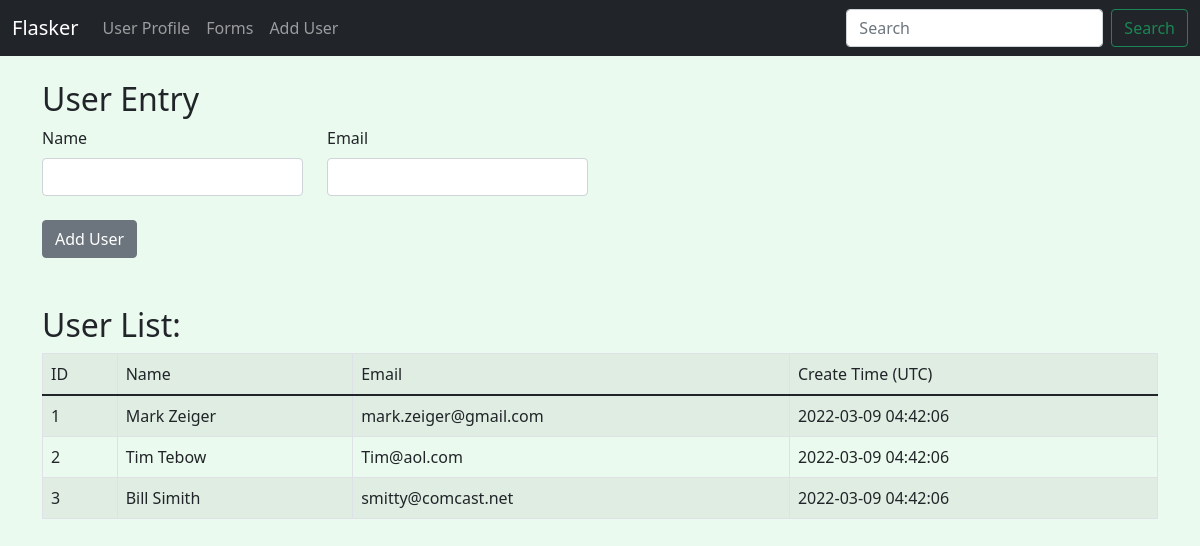
The page /user/add on the database as committed earlier.
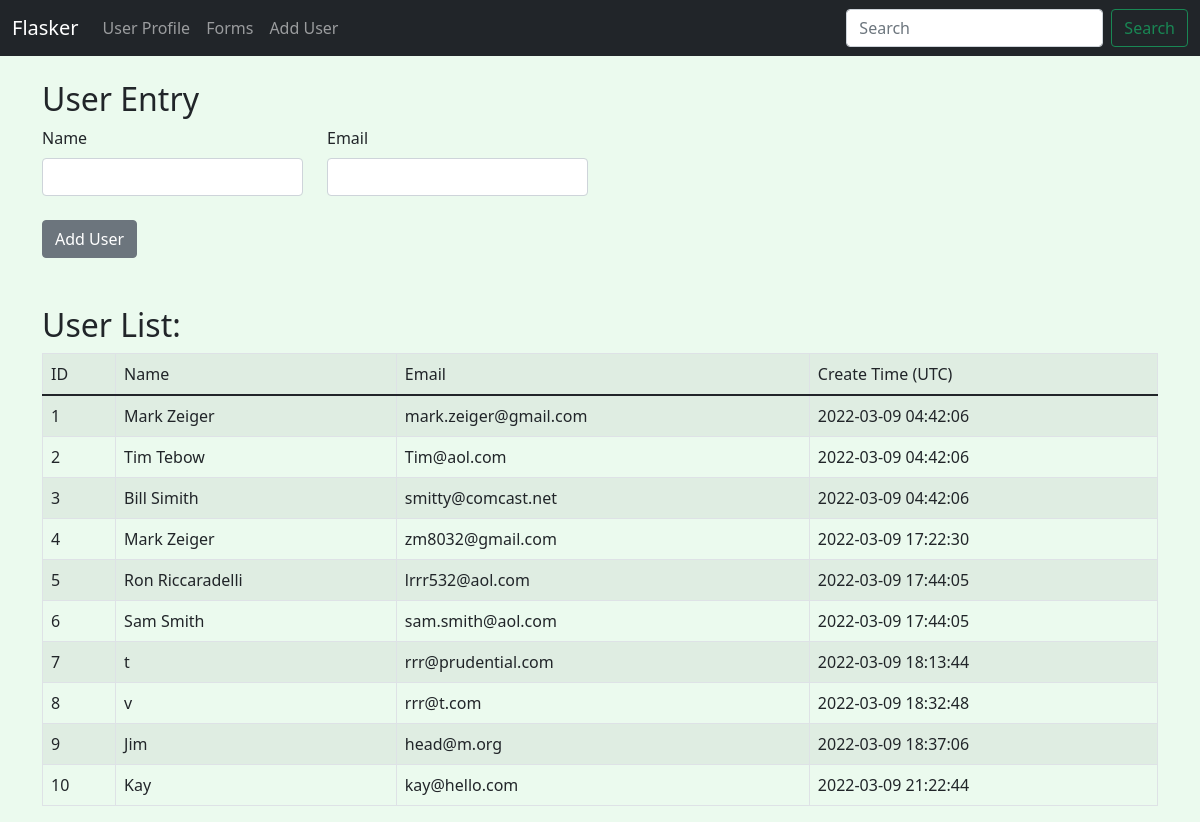
The same page on the database as committed later.
### hello.py (models this page shows, shortened)
class Users(db.Model):
    id = db.Column(db.Integer, primary_key=True)
    name = db.Column(db.String(200), nullable=False)
    email = db.Column(db.String(100), nullable=False, unique=True)
    date_added = db.Column(db.DateTime, default=datetime.utcnow())

### hello.py (the view, shortened to what this page needs)
@app.route('/user/add', methods=['GET', 'POST'])
def add_user():
    name = None
    user_added = ''
    form=UserForm()
    our_users = Users.query.order_by(Users.date_added)
    return render_template('add_user.html', form=form, name=name,
                            our_users=our_users, user_added=user_added, the_title='Database Entry')

### hello.py
class UserForm(FlaskForm):
    name = StringField("Name", validators=[DataRequired()])
    email = StringField("Email", validators=[DataRequired(), Email(message=True)])
    submit = SubmitField('Add User')

### templates/add_user.html (shortened to what this page needs)
{% extends 'base.html' %}
{% block content %}
{% if name %}
    <br/><br/>
    <h2>User List:</h2>
    <table class="table table-striped table-hover table-bordered">
        <tr> <td>ID</td> <td>Name</td>  <td>Email</td>  <td>Create Time (UTC)</td> </tr>
        <tbody>
            {% for user in our_users %}
                <tr> <td>{{ user.id }}</td> <td>{{ user.name }}</td> <td>{{ user.email }}</td>  <td>{{ user.date_added.strftime('%Y-%m-%d %H:%M:%S') }}</td> </tr>
            {% endfor %}
        </tbody>
    </table>
{% else %}
    <h2>User Entry</h2>
    <form method="POST">
        <div class="row">
            <div class="form-group col-md-3">
                {{ form.name.label(class='form-label') }}
                {{ form.name(class='form-control') }}
             </div>
             <div class="form-group col-md-3">
                {{ form.email.label(class='form-label') }}
                {{ form.email(class='form-control', type='email', id='email_1') }}
             </div>
        </div>
        <br/>
        {{ form.submit(class='btn btn-secondary') }}
    </form>
    <br/><br/>
    <h2>User List:</h2>
    <table class="table table-striped table-hover table-bordered">
        <tr> <td>ID</td> <td>Name</td>  <td>Email</td>  <td>Create Time (UTC)</td> </tr>
        <tbody>
            {% for user in our_users %}
            <tr> <td>{{ user.id }}</td> <td>{{ user.name }}</td> <td>{{ user.email }}</td>  <td>{{ user.date_added.strftime('%Y-%m-%d %H:%M:%S') }}</td> </tr>
            {% endfor %}
        </tbody>
    </table>
{% endif %}
{% endblock %}

### templates/base.html (shortened to what this page needs)
<!DOCTYPE html>
<html>
    <head>
        <link href="https://cdn.jsdelivr.net/npm/bootstrap@5.1.3/dist/css/bootstrap.min.css" rel="stylesheet">
        <link href="{{ url_for('static', filename='css/style.css') }}" rel="stylesheet">
    </head>
    <body>
        {% include 'navbar.html' %}
        <br/>
        <div class="container">
            {% block content %}
            {% endblock %}
        </div>
    </body>
</html>

### templates/navbar.html (shortened to what this page needs)
<nav class="navbar navbar-expand-lg navbar-dark bg-dark">
    <div class="container-fluid">
      <a class="navbar-brand" href="{{  url_for('index') }}">Flasker</a>
      <div class="collapse navbar-collapse" id="navbarSupportedContent">
        <ul class="navbar-nav me-auto mb-2 mb-lg-0">
          <li class="nav-item">
            <a class="nav-link" href="{{ url_for('myindex', my_name='John') }}">User Profile</a>
          </li>
          <li class="nav-item">
            <a class="nav-link" href="{{ url_for('name') }}">Forms</a>
          </li>
          <li class="nav-item">
            <a class="nav-link" href="{{ url_for('add_user') }}">Add User</a>
          </li>
        </ul>
        <form class="d-flex">
          <input class="form-control me-2" type="search" placeholder="Search" aria-label="Search">
          <button class="btn btn-outline-success" type="submit">Search</button>
        </form>
      </div>
    </div>
  </nav>

### static/css/style.css (style rules this page uses)
body { background: #c0f1cb50; }

Rows that differ between the two databases and show on the page:
added Users: id "4", name "Mark Zeiger", email "zm8032@gmail.com", date_added "2022-03-09 17:22:30"
added Users: id "5", name "Ron Riccaradelli", email "lrrr532@aol.com", date_added "2022-03-09 17:44:05"
added Users: id "6", name "Sam Smith", email "sam.smith@aol.com", date_added "2022-03-09 17:44:05"
added Users: id "7", name "t", email "rrr@prudential.com", date_added "2022-03-09 18:13:44"
added Users: id "8", name "v", email "rrr@t.com", date_added "2022-03-09 18:32:48"
added Users: id "9", name "Jim", email "head@m.org", date_added "2022-03-09 18:37:06"
added Users: id "10", name "Kay", email "kay@hello.com", date_added "2022-03-09 21:22:44"
